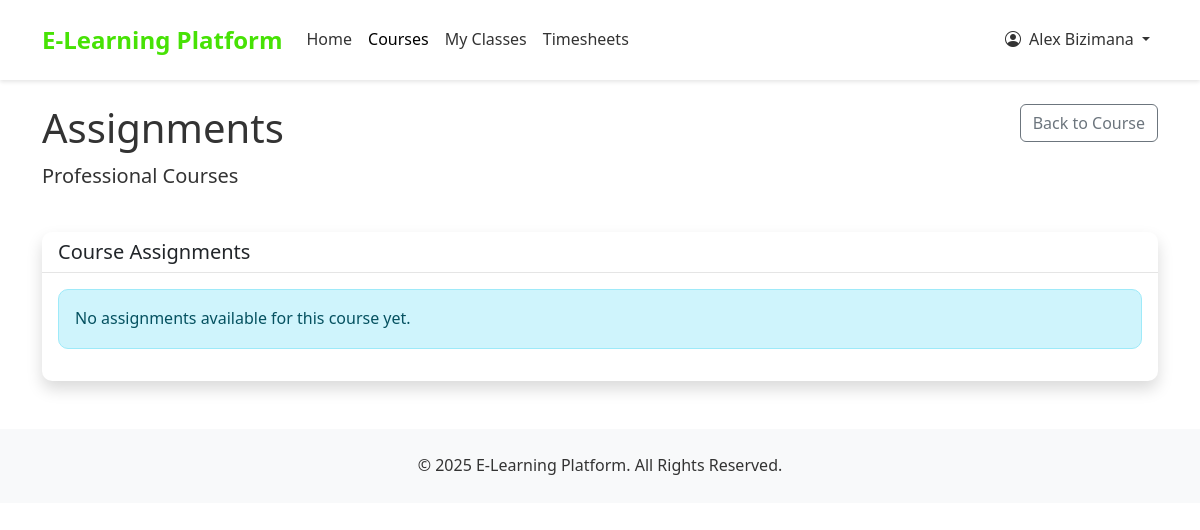
The page /courses/assignments/professional-courses/ (signed in) on the database as committed earlier.
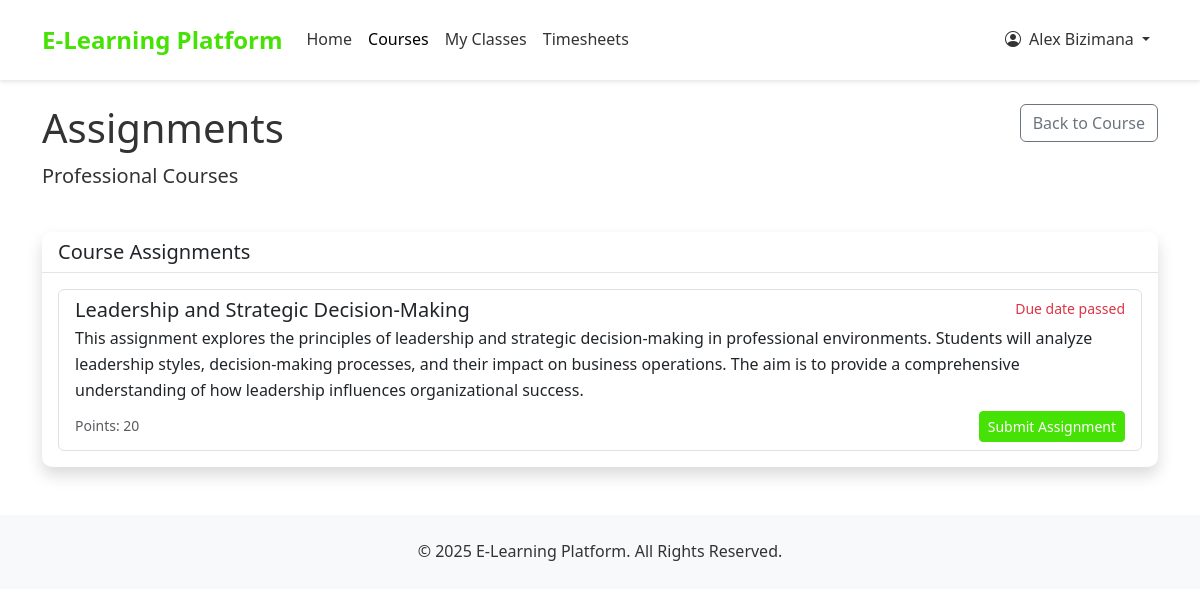
The same page on the database as committed later.
### courses/models.py (models this page shows, shortened)
class Assignment(models.Model):
    STATUS_CHOICES = (
        ('draft', 'Draft'),
        ('published', 'Published'),
        ('archived', 'Archived'),
    )
    course = models.ForeignKey(Course, on_delete=models.CASCADE, related_name='assignments')
    title = models.CharField(max_length=200)
    description = models.TextField(help_text="Brief overview of the assignment")
    instructions = models.TextField(help_text="Detailed instructions for completing the assignment")
    due_date = models.DateTimeField()
    points = models.PositiveIntegerField(default=100)
    status = models.CharField(max_length=10, choices=STATUS_CHOICES, default='draft')
    created_at = models.DateTimeField(auto_now_add=True)
    updated_at = models.DateTimeField(auto_now=True)
    def is_past_due(self):
        from django.utils import timezone
        return timezone.now() > self.due_date

### courses/views.py (the view)
# urls.py: path('assignments/<slug:course_slug>/', views.student_assignments, name='student_assignments'),
@login_required
def student_assignments(request, course_slug):
    course = get_object_or_404(Course, slug=course_slug)
    if not PaymentProof.objects.filter(user=request.user, course=course, status='approved').exists():
        messages.error(request, "You are not enrolled in this course.")
        return redirect('student_dashboard')
    assignments = Assignment.objects.filter(course=course, status='published')
    for assignment in assignments:
        submission = AssignmentSubmission.objects.filter(
            assignment=assignment,
            student=request.user
        ).first()
        if submission:
            assignment.submission_status = submission.status
            assignment.submission_id = submission.id
        else:
            assignment.submission_status = None
    return render(request, 'courses/student_assignments.html', {
        'course': course,
        'assignments': assignments
    })

### accounts/models.py (called while the page is built)
    def is_teacher(self):
        return self.user_type == 'teacher'

### templates/courses/student_assignments.html (shortened to what this page needs)
{% extends 'base.html' %}
{% block content %}
<div class="row mb-4">
    <div class="col-md-8">
        <h1>Assignments</h1>
        <p class="lead">{{ course.title }}</p>
    </div>
    <div class="col-md-4 text-end">
        <a href="{% url 'student_course_dashboard' course.slug %}" class="btn btn-outline-secondary">Back to Course</a>
    </div>
</div>
<div class="row">
    <div class="col-12">
        <div class="card shadow">
            <div class="card-header bg-white">
                <h5 class="mb-0">Course Assignments</h5>
            </div>
            <div class="card-body">
                {% if assignments %}
                    <div class="list-group">
                        {% for assignment in assignments %}
                            <div class="list-group-item list-group-item-action">
                                <div class="d-flex w-100 justify-content-between">
                                    <h5 class="mb-1">{{ assignment.title }}</h5>
                                    <small class="text-muted">
                                        {% if assignment.is_past_due %}
                                            <span class="text-danger">Due date passed</span>
                                        {% else %}
                                            Due: {{ assignment.due_date|date:"M d, Y H:i" }}
                                        {% endif %}
                                    </small>
                                </div>
                                <p class="mb-1">{{ assignment.description }}</p>
                                <div class="d-flex justify-content-between align-items-center mt-2">
                                    <small class="text-muted">Points: {{ assignment.points }}</small>
                                    <div>
                                        {% if assignment.submission_status == 'submitted' %}
                                            <span class="badge bg-primary">Submitted</span>
                                            <a href="{% url 'submission_detail' assignment.submission_id %}" class="btn btn-sm btn-outline-primary ms-2">View Submission</a>
                                        {% elif assignment.submission_status == 'graded' %}
                                            <span class="badge bg-success">Graded</span>
                                            <a href="{% url 'submission_detail' assignment.submission_id %}" class="btn btn-sm btn-outline-primary ms-2">View Grade</a>
                                        {% elif assignment.submission_status == 'late' %}
                                            <span class="badge bg-warning">Late Submission</span>
                                            <a href="{% url 'submission_detail' assignment.submission_id %}" class="btn btn-sm btn-outline-primary ms-2">View Submission</a>
                                        {% elif assignment.submission_status == 'resubmit' %}
                                            <span class="badge bg-danger">Needs Resubmission</span>
                                            <a href="{% url 'assignment_detail' assignment.id %}" class="btn btn-sm btn-warning ms-2">Resubmit</a>
                                        {% else %}
                                            <a href="{% url 'assignment_detail' assignment.id %}" class="btn btn-sm btn-primary">Submit Assignment</a>
                                        {% endif %}
                                    </div>
                                </div>
                            </div>
                        {% endfor %}
                    </div>
                {% else %}
                    <div class="alert alert-info">
                        <p class="mb-0">No assignments available for this course yet.</p>
                    </div>
                {% endif %}
            </div>
        </div>
    </div>
</div>
{% endblock %}

Rows that differ between the two databases and show on the page:
added Assignment: title "Leadership and Strategic Decision-Making", shows "Due date passed", description "This assignment explores the principles of leadership and strategic decision-making in professional environments. Students will analyze leadership styles, decision-making processes, and their impact on business operations. The aim is to provide a comprehensive understanding of how leadership influences organizational success.", points "20", shows "Submit Assignment"
Other text that changed with them:
text no longer shown: "No assignments available for this course yet."
